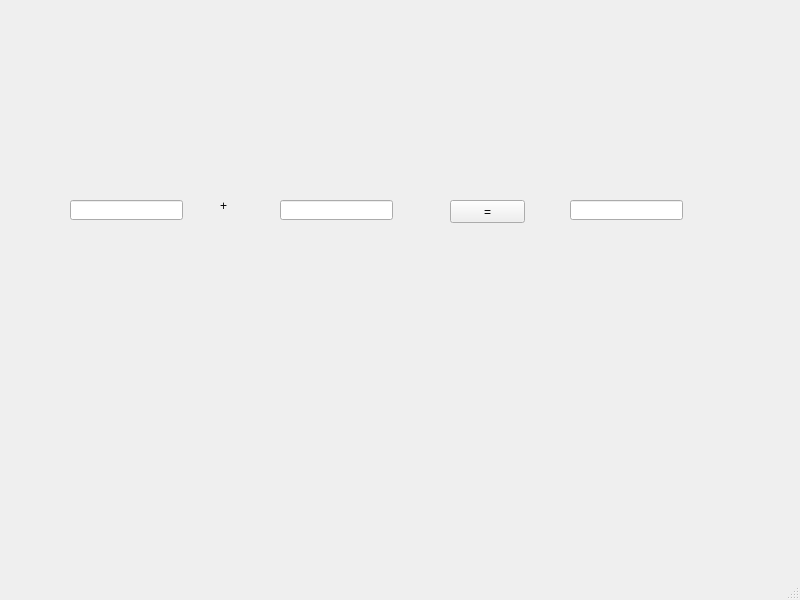
<?xml version="1.0" encoding="UTF-8"?>
<ui version="4.0">
 <class>MainWindow</class>
 <widget class="QMainWindow" name="MainWindow">
  <property name="geometry">
   <rect>
    <x>0</x>
    <y>0</y>
    <width>800</width>
    <height>600</height>
   </rect>
  </property>
  <property name="windowTitle">
   <string>MainWindow</string>
  </property>
  <widget class="QWidget" name="centralwidget">
   <widget class="QPushButton" name="pb">
    <property name="geometry">
     <rect>
      <x>450</x>
      <y>200</y>
      <width>75</width>
      <height>23</height>
     </rect>
    </property>
    <property name="text">
     <string>=</string>
    </property>
   </widget>
   <widget class="QLineEdit" name="le1">
    <property name="geometry">
     <rect>
      <x>70</x>
      <y>200</y>
      <width>113</width>
      <height>20</height>
     </rect>
    </property>
   </widget>
   <widget class="QLineEdit" name="le2">
    <property name="geometry">
     <rect>
      <x>280</x>
      <y>200</y>
      <width>113</width>
      <height>20</height>
     </rect>
    </property>
   </widget>
   <widget class="QLineEdit" name="le3">
    <property name="geometry">
     <rect>
      <x>570</x>
      <y>200</y>
      <width>113</width>
      <height>20</height>
     </rect>
    </property>
   </widget>
   <widget class="QLabel" name="label">
    <property name="geometry">
     <rect>
      <x>220</x>
      <y>200</y>
      <width>56</width>
      <height>12</height>
     </rect>
    </property>
    <property name="text">
     <string>+</string>
    </property>
   </widget>
  </widget>
  <widget class="QMenuBar" name="menubar">
   <property name="geometry">
    <rect>
     <x>0</x>
     <y>0</y>
     <width>800</width>
     <height>21</height>
    </rect>
   </property>
  </widget>
  <widget class="QStatusBar" name="statusbar"/>
 </widget>
 <resources/>
 <connections/>
</ui>
